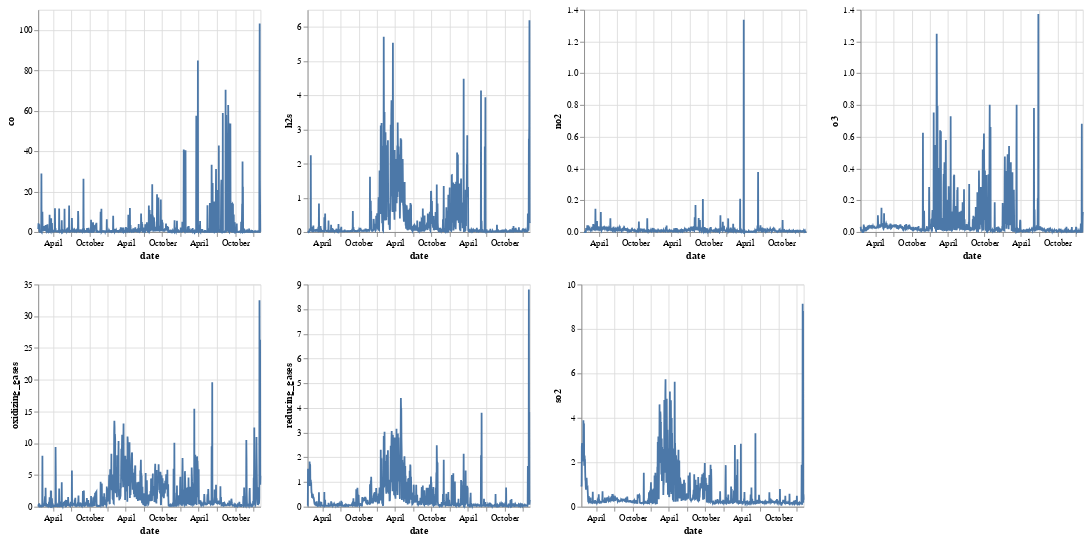

Here is the notebook cell this chart was saved with:
### Code cell
# df.columns
df.date = pd.to_datetime(df.date)

base = alt.Chart(df).mark_line().encode(x = 'date:T').properties(width=250, height=250)#.interactive()

chart = alt.vconcat()

row = alt.hconcat()
for gase in ['co:Q', 'h2s:Q', 'no2:Q', 'o3:Q']:
  row |= base.encode(y=gase)
chart &= row

row = alt.hconcat()
for gase in ['oxidizing_gases:Q', 'reducing_gases:Q', 'so2:Q']:
  row |= base.encode(y=gase)
chart &= row

chart

### Figure 1 — Vega-Lite specification as saved in the notebook (floating-point values rounded to 4 significant figures; data arrays with more than 128 entries replaced by an {"elided": "..."} marker saying what was removed)
{"config": {"view": {"continuousWidth": 400, "continuousHeight": 300}}, "vconcat": [{"hconcat": [{"mark": "line", "encoding": {"x": {"type": "temporal", "field": "date"}, "y": {"type": "quantitative", "field": "co"}}, "height": 250, "width": 250}, {"mark": "line", "encoding": {"x": {"type": "temporal", "field": "date"}, "y": {"type": "quantitative", "field": "h2s"}}, "height": 250, "width": 250}, {"mark": "line", "encoding": {"x": {"type": "temporal", "field": "date"}, "y": {"type": "quantitative", "field": "no2"}}, "height": 250, "width": 250}, {"mark": "line", "encoding": {"x": {"type": "temporal", "field": "date"}, "y": {"type": "quantitative", "field": "o3"}}, "height": 250, "width": 250}]}, {"hconcat": [{"mark": "line", "encoding": {"x": {"type": "temporal", "field": "date"}, "y": {"type": "quantitative", "field": "oxidizing_gases"}}, "height": 250, "width": 250}, {"mark": "line", "encoding": {"x": {"type": "temporal", "field": "date"}, "y": {"type": "quantitative", "field": "reducing_gases"}}, "height": 250, "width": 250}, {"mark": "line", "encoding": {"x": {"type": "temporal", "field": "date"}, "y": {"type": "quantitative", "field": "so2"}}, "height": 250, "width": 250}]}], "data": {"name": "data-822dd3c8393c56402a2fe2e3e32ee6f5"}, "$schema": "https://vega.github.io/schema/vega-lite/v4.8.1.json", "datasets": {"data-822dd3c8393c56402a2fe2e3e32ee6f5": {"elided": "1114 records"}}}
